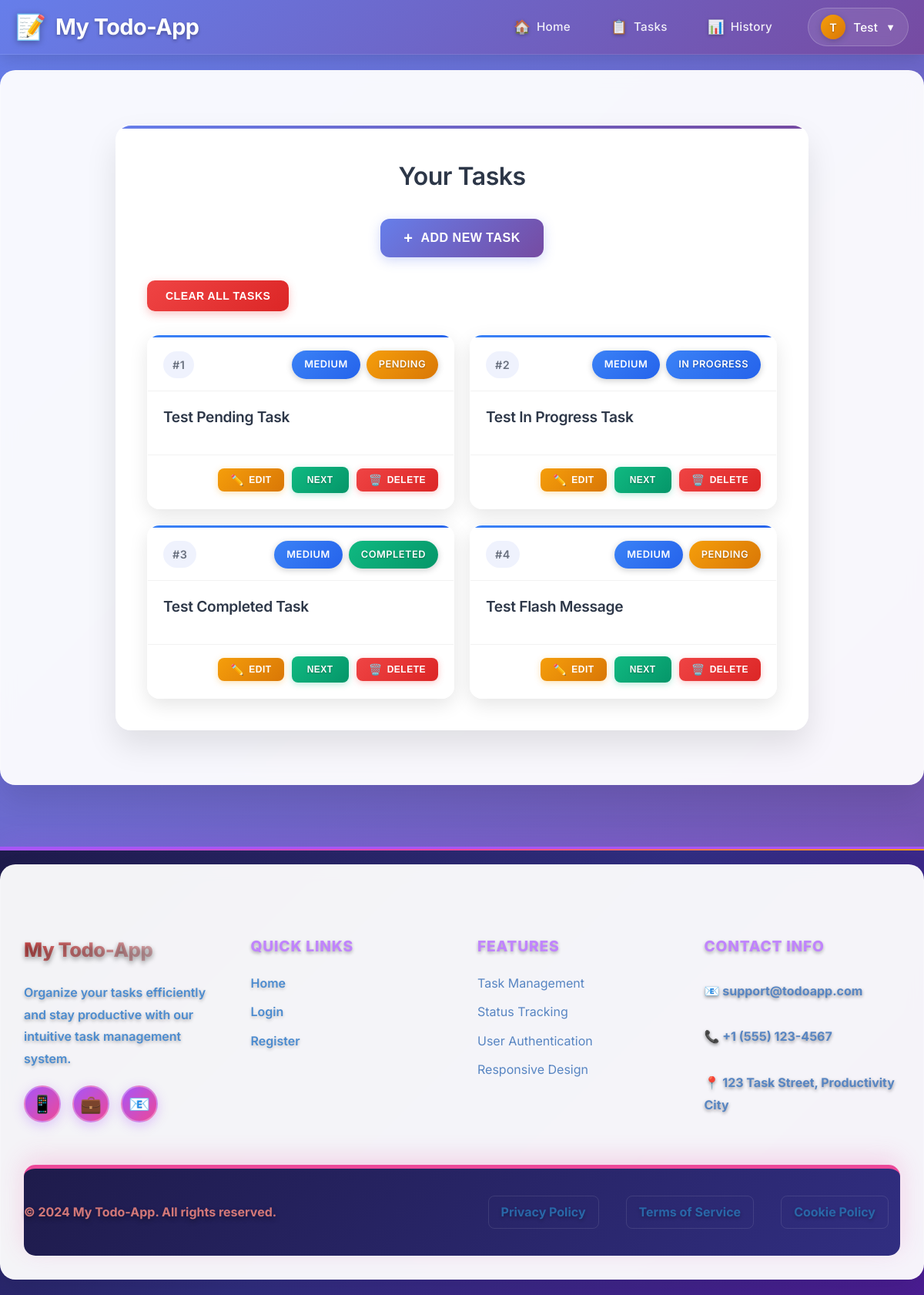
Screenshot of / (signed in) with the database file from the repository.
### app/models.py (models this page shows, shortened)
class User(db.Model, UserMixin):
    id = db.Column(db.Integer, primary_key=True)
    username = db.Column(db.String(150), unique=True, nullable=False)
    first_name = db.Column(db.String(150), nullable=False)
    last_name = db.Column(db.String(150), nullable=False)
    email = db.Column(db.String(150), unique=True, nullable=False)
    phone_no = db.Column(db.String(20), unique=True, nullable=False)
    password_hash = db.Column(db.String(256), nullable=False)
    tasks = db.relationship('Task', back_populates='owner', lazy=True)
    reminders = db.relationship('Reminder', back_populates='user', lazy=True)

class Task(db.Model):
    id = db.Column(db.Integer, primary_key=True)
    title = db.Column(db.String(100), nullable=False)
    status = db.Column(
        Enum("Pending", "In Progress", "Completed", name="task_status"),
        default="Pending",
        nullable=False,
    )
    scheduled_date = db.Column(db.Date, nullable=True)
    scheduled_time = db.Column(db.Time, nullable=True)
    estimated_duration = db.Column(db.Integer, nullable=True)  # in minutes
    priority = db.Column(
        Enum("Low", "Medium", "High", "Urgent", name="task_priority"),
        default="Medium",
        nullable=False,
    )
    created_at = db.Column(db.DateTime, default=db.func.current_timestamp())
    updated_at = db.Column(db.DateTime, default=db.func.current_timestamp(), onupdate=db.func.current_timestamp())
    user_id = db.Column(db.Integer, db.ForeignKey("user.id"), nullable=True)
    owner = db.relationship("User", back_populates="tasks")
    history = db.relationship('TaskHistory', back_populates='task', lazy=True, cascade='all, delete-orphan')

### app/routes/tasks.py (the view)
@tasks_bp.route('/')
@login_required
def view_task():
    tasks = Task.query.filter_by(user_id=current_user.id).order_by(Task.priority.desc(), Task.scheduled_date.asc(), Task.scheduled_time.asc()).all()
    form = TaskForm()
    return render_template('tasks.html', tasks=tasks, form=form)

### app/templates/tasks.html (shortened to what this page needs)
{% extends "base.html" %} {% block title %}Task List{% endblock %} {% block
content %}
<div class="task-box">
  <h2>Your Tasks</h2>
  <div class="add-task-section">
    <button type="button" class="btn-add-task" onclick="toggleTaskForm()">
      <span class="btn-icon">+</span>
      <span class="btn-text">Add New Task</span>
    </button>
  </div>
  {% if tasks %}
  <form action="{{url_for('tasks.clear_all_tasks')}}" method='POST' class="clear-task-form">
    <button type="submit" class='btn-btn-clear'>Clear All Tasks</button>
  </form>
  <div class="tasks-grid">
    {% for task in tasks %}
    <div class="task-card priority-{{ task.priority|lower }}">
      <div class="task-card-header">
        <span class="task-number">#{{loop.index}}</span>
        <div class="badge-group">
          <span class="badge priority-badge priority-{{ task.priority|lower }}">{{ task.priority }}</span>
          <span class="badge {{ task.status|lower|replace(' ', '-') }}">{{ task.status }}</span>
        </div>
      </div>
      <div class="task-card-body">
        <h3 class="task-title">{{ task.title }}</h3>
      </div>
      <div class="task-card-footer">
        <div class="task-actions">
          <button type="button" class="btn-edit"
                  data-task-id="{{ task.id }}"
                  data-title="{{ task.title }}"
                  data-scheduled-date="{{ task.scheduled_date }}"
                  data-scheduled-time="{{ task.scheduled_time }}"
                  data-estimated-duration="{{ task.estimated_duration }}"
                  data-priority="{{ task.priority }}"
                  onclick="openEditFormFromButton(this)">
            <span class="btn-icon">✏️</span>
            Edit
          </button>
          <form action="{{url_for('tasks.toggle_task')}}" method='POST' style="display: inline;">
            <button type="submit" class="btn-small">Next</button>
          </form>
          <button type="button" class="btn-delete"
                  data-task-id="{{ task.id }}"
                  data-task-title="{{ task.title }}"
                  onclick="openDeleteModal(this)">
            <span class="btn-icon">🗑️</span>
            Delete
          </button>
        </div>
      </div>
    </div>
    {% endfor %}
  </div>
  {% else %}
  <p>No tasks found.</p>
  {% endif %}
</div>
{% endblock%}

### app/templates/base.html (shortened to what this page needs)
<!DOCTYPE html>
<html lang="en">
<head>
  <link rel="stylesheet"
    href="{{ url_for('static', filename='css/style.css') }}{% if cache_buster %}?v={{ cache_buster }}{% endif %}" />
</head>
<body>
  <header class="navbar">
    <div class="navbar-container">
      <div class="navbar-brand">
        <a href="{{ url_for('tasks.view_task')}}" class="brand-link">
          <span class="brand-icon">📝</span>
          <span class="brand-text">My Todo-App</span>
        </a>
      </div>
      <nav class="navbar-nav">
        <div class="nav-links">
          <a href="{{ url_for('tasks.view_task')}}" class="nav-link">
            <span class="nav-icon">🏠</span>
            <span class="nav-text">Home</span>
          </a>
          {% if current_user.is_authenticated %}
          <a href="{{ url_for('tasks.view_task')}}" class="nav-link">
            <span class="nav-icon">📋</span>
            <span class="nav-text">Tasks</span>
          </a>
          <a href="{{ url_for('tasks.task_history')}}" class="nav-link">
            <span class="nav-icon">📊</span>
            <span class="nav-text">History</span>
          </a>
          {% endif %}
        </div>
        <div class="nav-auth">
          {% if current_user.is_authenticated %}
          <div class="user-menu">
            <button class="user-toggle" onclick="toggleUserMenu()">
              <span class="user-avatar">{{ current_user.first_name[0] if current_user.first_name else current_user.username[0] }}</span>
              <span class="user-name">{{ current_user.first_name or current_user.username }}</span>
              <span class="dropdown-arrow">▼</span>
            </button>
          </div>
          {% endif %}
        </div>
      </nav>
    </div>
  </header>
  <main class="container">
    {% block content %}{% endblock %}
  </main>
  <footer>
    <div class="container">
      <div class="footer-content">
        <div class="footer-section">
          <h3>My Todo-App</h3>
          <p style="color: #4b8bcf;">Organize your tasks efficiently and stay productive with our intuitive task
            management system.</p>
          <div class="social-links">
            <a href="#" class="social-link" title="GitHub">
              <span>📱</span>
            </a>
            <a href="#" class="social-link" title="LinkedIn">
              <span>💼</span>
            </a>
            <a href="#" class="social-link" title="Email">
              <span>📧</span>
            </a>
          </div>
        </div>
        <div class="footer-section">
          <h4>Quick Links</h4>
          <ul class="footer-links">
            <li><a href="{{ url_for('tasks.view_task') }}">Home</a></li>
            {% if 'user' in session %}
            <li><a href="{{ url_for('auth.logout') }}">Logout</a></li>
            {% else %}
            <li><a href="{{ url_for('auth.login') }}">Login</a></li>
            <li><a href="{{ url_for('auth.register') }}">Register</a></li>
            {% endif %}
          </ul>
        </div>
        <div class="footer-section">
          <h4>Features</h4>
          <ul class="footer-links" style="color: #5785c2;">
            <li>Task Management</li>
            <li>Status Tracking</li>
            <li>User Authentication</li>
            <li>Responsive Design</li>
          </ul>
        </div>
        <div class="footer-section">
          <h4>Contact Info</h4>
          <div class="contact-info">
            <p class="contact-info-p" style="color: #5785c2;">📧 support@todoapp.com</p>
            <p class="contact-info-p" style="color: #5785c2;">📞 +1 (555) 123-4567</p>
            <p class="contact-info-p" style="color: #5785c2;">📍 123 Task Street, Productivity City</p>
          </div>
        </div>
      </div>
      <div class="footer-bottom">
        <div class="footer-bottom-content">
          <p>&copy; 2024 My Todo-App. All rights reserved.</p>
          <div class="footer-bottom-links">
            <a href="#">Privacy Policy</a>
            <a href="#">Terms of Service</a>
            <a href="#">Cookie Policy</a>
          </div>
        </div>
      </div>
    </div>
  </footer>
</body>
</html>

### rows the page displays
User: first_name "T", first_name "Test"
Task: priority "MEDIUM", status "PENDING", title "Test Pending Task"
Task: priority "MEDIUM", status "IN PROGRESS", title "Test In Progress Task"
Task: priority "MEDIUM", status "COMPLETED", title "Test Completed Task"
Task: priority "MEDIUM", status "PENDING", title "Test Flash Message"
